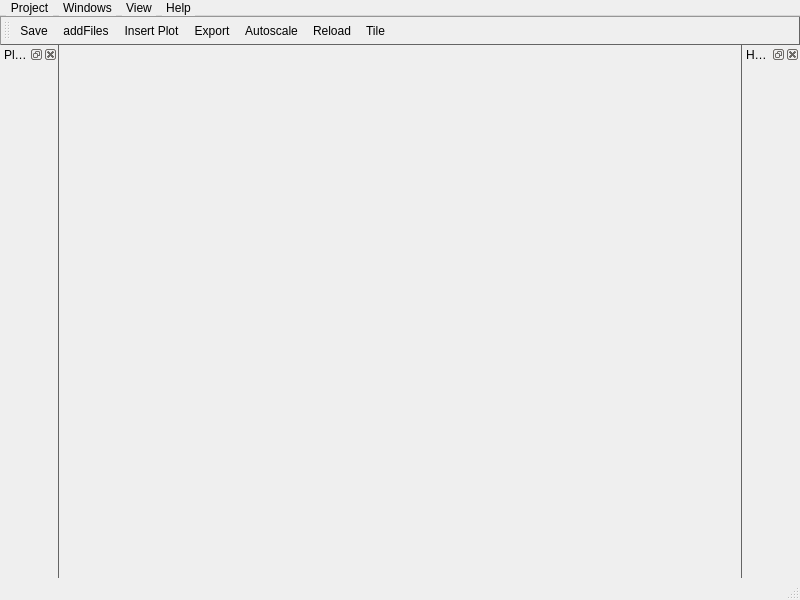
<?xml version="1.0" encoding="UTF-8"?>
<ui version="4.0">
 <class>MainWindow</class>
 <widget class="QMainWindow" name="MainWindow">
  <property name="geometry">
   <rect>
    <x>0</x>
    <y>0</y>
    <width>800</width>
    <height>600</height>
   </rect>
  </property>
  <property name="windowTitle">
   <string>Rragraph</string>
  </property>
  <property name="windowIcon">
   <iconset resource="res.qrc">
    <normaloff>:/res/icon.ico</normaloff>:/res/icon.ico</iconset>
  </property>
  <property name="styleSheet">
   <string notr="true"> QMainWindow::separator {
     background: rgb(100, 100, 100);
     width: 1px; /* when vertical */
     height: 1px; /* when horizontal */
 }

 QMainWindow::separator:hover {
     background: red;
 }</string>
  </property>
  <widget class="QWidget" name="centralwidget">
   <layout class="QVBoxLayout" name="verticalLayout">
    <property name="spacing">
     <number>3</number>
    </property>
    <property name="leftMargin">
     <number>3</number>
    </property>
    <property name="topMargin">
     <number>3</number>
    </property>
    <property name="rightMargin">
     <number>3</number>
    </property>
    <property name="bottomMargin">
     <number>3</number>
    </property>
   </layout>
  </widget>
  <widget class="QMenuBar" name="menubar">
   <property name="geometry">
    <rect>
     <x>0</x>
     <y>0</y>
     <width>800</width>
     <height>16</height>
    </rect>
   </property>
   <property name="styleSheet">
    <string notr="true">QMenu {
    background-color: white;
    margin: 1px; /* some spacing around the menu */
}

QMenu::item {
    padding: 2px 25px 2px 20px;
    border: 1px solid transparent; /* reserve space for selection border */
}

QMenu::item:selected {
    border-color: #555555;
}

QMenu::icon:checked { /* appearance of a 'checked' icon */
    background: gray;
    border: 1px inset gray;
    position: absolute;
    top: 1px;
    right: 1px;
    bottom: 1px;
    left: 1px;
}

QMenu::separator {
    height: 2px;
    background: darkgray;
    margin-left: 10px;
    margin-right: 5px;
}

QMenu::indicator {
    width: 13px;
    height: 13px;
}
QMenuBar {
background: qlineargradient(
    x1: 0, y1: 0, x2: 0, y2: 1,
    stop: 0      #777777, 
	stop: 0.25 #999999,
    stop: 0.5   #aaaaaa, 
    stop: 0.75 #cccccc, 
    stop: 1.0    #dddddd
);
color:black;
}

QMenuBar::item {
    spacing: 3px; /* spacing between menu bar items */
    padding: 1px 4px;
background: transparent;
    border-radius: 2px;
}

QMenuBar::item:selected { /* when selected using mouse or keyboard */
color: white;
}

</string>
   </property>
   <widget class="QMenu" name="menuProject">
    <property name="title">
     <string>Project</string>
    </property>
   </widget>
   <widget class="QMenu" name="menuWindows">
    <property name="title">
     <string>View</string>
    </property>
    <widget class="QMenu" name="menuTileBehavior">
     <property name="title">
      <string>Tile behavior</string>
     </property>
    </widget>
    <widget class="QMenu" name="menuLanguages">
     <property name="title">
      <string>Languages</string>
     </property>
    </widget>
    <addaction name="actionShowProjectsToolBar"/>
    <addaction name="actionShowPlotSettings"/>
    <addaction name="actionShowHeaders"/>
    <addaction name="actionShowExitDialog"/>
    <addaction name="menuTileBehavior"/>
    <addaction name="menuLanguages"/>
   </widget>
   <widget class="QMenu" name="menuWindows_2">
    <property name="title">
     <string>Windows</string>
    </property>
    <addaction name="actionInsertPlot"/>
    <addaction name="actionCloseAllWindows"/>
    <addaction name="actionTile"/>
    <addaction name="actionCascade"/>
    <addaction name="separator"/>
    <addaction name="actionPngExport"/>
    <addaction name="actionPrint"/>
    <addaction name="actionAutoScale"/>
   </widget>
   <widget class="QMenu" name="menuHelp">
    <property name="title">
     <string>Help</string>
    </property>
    <addaction name="actionAbout"/>
   </widget>
   <addaction name="menuProject"/>
   <addaction name="menuWindows_2"/>
   <addaction name="menuWindows"/>
   <addaction name="menuHelp"/>
  </widget>
  <widget class="QToolBar" name="projectsToolBar">
   <property name="windowTitle">
    <string>Project's operations</string>
   </property>
   <property name="styleSheet">
    <string notr="true">QToolBar
{
     border: 1px outset rgb(100, 100, 100)
}</string>
   </property>
   <attribute name="toolBarArea">
    <enum>TopToolBarArea</enum>
   </attribute>
   <attribute name="toolBarBreak">
    <bool>false</bool>
   </attribute>
   <addaction name="actionSave"/>
   <addaction name="actionAddFiles"/>
   <addaction name="actionInsertPlot"/>
   <addaction name="actionPngExport"/>
   <addaction name="actionAutoScale"/>
   <addaction name="actionReload"/>
   <addaction name="actionTile"/>
  </widget>
  <widget class="QDockWidget" name="plotSettings">
   <property name="styleSheet">
    <string notr="true"/>
   </property>
   <property name="allowedAreas">
    <set>Qt::LeftDockWidgetArea|Qt::RightDockWidgetArea</set>
   </property>
   <property name="windowTitle">
    <string>Plot settings</string>
   </property>
   <attribute name="dockWidgetArea">
    <number>1</number>
   </attribute>
   <widget class="QWidget" name="dockWidgetContents_2">
    <layout class="QVBoxLayout" name="verticalLayout_2">
     <property name="spacing">
      <number>0</number>
     </property>
     <property name="leftMargin">
      <number>0</number>
     </property>
     <property name="topMargin">
      <number>0</number>
     </property>
     <property name="rightMargin">
      <number>0</number>
     </property>
     <property name="bottomMargin">
      <number>0</number>
     </property>
    </layout>
   </widget>
  </widget>
  <widget class="QDockWidget" name="headers">
   <property name="enabled">
    <bool>true</bool>
   </property>
   <property name="floating">
    <bool>false</bool>
   </property>
   <property name="features">
    <set>QDockWidget::AllDockWidgetFeatures</set>
   </property>
   <property name="allowedAreas">
    <set>Qt::LeftDockWidgetArea|Qt::RightDockWidgetArea</set>
   </property>
   <property name="windowTitle">
    <string>Headers</string>
   </property>
   <attribute name="dockWidgetArea">
    <number>2</number>
   </attribute>
   <widget class="QWidget" name="dockWidgetContents"/>
  </widget>
  <widget class="QStatusBar" name="statusBar"/>
  <action name="actionAddFiles">
   <property name="icon">
    <iconset resource="res.qrc">
     <normaloff>:/res/addFiles.png</normaloff>:/res/addFiles.png</iconset>
   </property>
   <property name="text">
    <string>addFiles</string>
   </property>
   <property name="toolTip">
    <string>If you want to add some raw files to your projects then you have to click this button.</string>
   </property>
   <property name="statusTip">
    <string>If you want to add some raw files to your projects then you have to click this button.</string>
   </property>
   <property name="whatsThis">
    <string>If you want to add some raw files to your projects then you have to click this button.</string>
   </property>
  </action>
  <action name="actionShowProjectsToolBar">
   <property name="checkable">
    <bool>true</bool>
   </property>
   <property name="checked">
    <bool>true</bool>
   </property>
   <property name="text">
    <string>Show projects tool bar</string>
   </property>
   <property name="toolTip">
    <string>Show projects tool bar.</string>
   </property>
   <property name="statusTip">
    <string>Show projects tool bar.</string>
   </property>
   <property name="whatsThis">
    <string>Show projects tool bar.</string>
   </property>
  </action>
  <action name="actionInsertPlot">
   <property name="icon">
    <iconset resource="res.qrc">
     <normaloff>:/res/addPlot.png</normaloff>:/res/addPlot.png</iconset>
   </property>
   <property name="text">
    <string>Insert Plot</string>
   </property>
   <property name="toolTip">
    <string>Insert new plot.</string>
   </property>
   <property name="statusTip">
    <string>Insert new plot.</string>
   </property>
   <property name="whatsThis">
    <string>Insert new plot.</string>
   </property>
  </action>
  <action name="actionCloseAllWindows">
   <property name="text">
    <string>Close all plots</string>
   </property>
   <property name="toolTip">
    <string>Close all plots.</string>
   </property>
   <property name="statusTip">
    <string>Close all plots.</string>
   </property>
   <property name="whatsThis">
    <string>Close all plots.</string>
   </property>
  </action>
  <action name="actionTile">
   <property name="icon">
    <iconset resource="res.qrc">
     <normaloff>:/res/rearrange.png</normaloff>:/res/rearrange.png</iconset>
   </property>
   <property name="text">
    <string>Tile</string>
   </property>
   <property name="toolTip">
    <string>Tile all plots.</string>
   </property>
   <property name="statusTip">
    <string>Tile all plots.</string>
   </property>
   <property name="whatsThis">
    <string>Tile all plots.</string>
   </property>
  </action>
  <action name="actionCascade">
   <property name="text">
    <string>Cascade</string>
   </property>
   <property name="toolTip">
    <string>Cascade all plots.</string>
   </property>
   <property name="statusTip">
    <string>Cascade all plots.</string>
   </property>
   <property name="whatsThis">
    <string>Cascade all plots.</string>
   </property>
  </action>
  <action name="actionShowPlotSettings">
   <property name="checkable">
    <bool>true</bool>
   </property>
   <property name="checked">
    <bool>true</bool>
   </property>
   <property name="text">
    <string>Show plot' settings</string>
   </property>
   <property name="toolTip">
    <string>Show plot' settings.</string>
   </property>
   <property name="statusTip">
    <string>Show plot' settings.</string>
   </property>
   <property name="whatsThis">
    <string>Show plot' settings.</string>
   </property>
  </action>
  <action name="actionShowHeaders">
   <property name="checkable">
    <bool>true</bool>
   </property>
   <property name="text">
    <string>Show headers</string>
   </property>
   <property name="toolTip">
    <string>Show headers.</string>
   </property>
   <property name="statusTip">
    <string>Show headers.</string>
   </property>
   <property name="whatsThis">
    <string>Show headers.</string>
   </property>
  </action>
  <action name="actionPngExport">
   <property name="icon">
    <iconset resource="res.qrc">
     <normaloff>:/res/pngExport.png</normaloff>:/res/pngExport.png</iconset>
   </property>
   <property name="text">
    <string>Export</string>
   </property>
   <property name="toolTip">
    <string>Export all plots to PNG images.</string>
   </property>
   <property name="statusTip">
    <string>Export all plots to PNG images.</string>
   </property>
   <property name="whatsThis">
    <string>Export all plots to PNG images.</string>
   </property>
  </action>
  <action name="actionPrint">
   <property name="text">
    <string>Print</string>
   </property>
   <property name="toolTip">
    <string>Print all plots.</string>
   </property>
   <property name="statusTip">
    <string>Print all plots.</string>
   </property>
   <property name="whatsThis">
    <string>Print all plots.</string>
   </property>
  </action>
  <action name="actionAutoScale">
   <property name="icon">
    <iconset resource="res.qrc">
     <normaloff>:/res/autoscale.png</normaloff>:/res/autoscale.png</iconset>
   </property>
   <property name="text">
    <string>Autoscale</string>
   </property>
   <property name="toolTip">
    <string>Autoscale all plots.</string>
   </property>
   <property name="statusTip">
    <string>Autoscale all plots.</string>
   </property>
   <property name="whatsThis">
    <string>Autoscale all plots.</string>
   </property>
  </action>
  <action name="actionLoad">
   <property name="text">
    <string>Load</string>
   </property>
   <property name="toolTip">
    <string>Load a project.</string>
   </property>
   <property name="statusTip">
    <string>Load a project.</string>
   </property>
   <property name="whatsThis">
    <string>Load a project.</string>
   </property>
   <property name="shortcut">
    <string>Ctrl+L</string>
   </property>
  </action>
  <action name="actionReload">
   <property name="icon">
    <iconset resource="res.qrc">
     <normaloff>:/res/reload.png</normaloff>:/res/reload.png</iconset>
   </property>
   <property name="text">
    <string>Reload</string>
   </property>
   <property name="toolTip">
    <string>Reload the project.</string>
   </property>
   <property name="statusTip">
    <string>Reload the project.</string>
   </property>
   <property name="whatsThis">
    <string>Reload the project.</string>
   </property>
  </action>
  <action name="actionSave">
   <property name="icon">
    <iconset resource="res.qrc">
     <normaloff>:/res/save.png</normaloff>:/res/save.png</iconset>
   </property>
   <property name="text">
    <string>Save</string>
   </property>
   <property name="toolTip">
    <string>Save this project.</string>
   </property>
   <property name="statusTip">
    <string>Save this project.</string>
   </property>
   <property name="whatsThis">
    <string>Save this project.</string>
   </property>
  </action>
  <action name="actionSaveAs">
   <property name="text">
    <string>Save as</string>
   </property>
   <property name="toolTip">
    <string>Save this project as...</string>
   </property>
   <property name="statusTip">
    <string>Save this project as...</string>
   </property>
   <property name="whatsThis">
    <string>Save this project as...</string>
   </property>
  </action>
  <action name="actionCloseProject">
   <property name="text">
    <string>Close project</string>
   </property>
   <property name="toolTip">
    <string>Close all loaded files and windows.</string>
   </property>
   <property name="statusTip">
    <string>Close all loaded files and windows.</string>
   </property>
   <property name="whatsThis">
    <string>Close all loaded files and windows.</string>
   </property>
  </action>
  <action name="actionGridHorizontal">
   <property name="checkable">
    <bool>true</bool>
   </property>
   <property name="checked">
    <bool>true</bool>
   </property>
   <property name="text">
    <string>Grid (horizontal behavior)</string>
   </property>
   <property name="toolTip">
    <string>Rearrange all windows as grid with vertical behavior.</string>
   </property>
   <property name="statusTip">
    <string>Rearrange all windows as grid with vertical behavior.</string>
   </property>
   <property name="whatsThis">
    <string>Rearrange all windows as grid with vertical behavior.</string>
   </property>
  </action>
  <action name="actionVerticalStraight">
   <property name="checkable">
    <bool>true</bool>
   </property>
   <property name="text">
    <string>One column</string>
   </property>
   <property name="toolTip">
    <string>Rearrange all windows as one column. Last window will be at he top.</string>
   </property>
   <property name="statusTip">
    <string>Rearrange all windows as one column. Last window will be at he top.</string>
   </property>
   <property name="whatsThis">
    <string>Rearrange all windows as one column. Last window will be at he top.</string>
   </property>
  </action>
  <action name="actionVerticalReverse">
   <property name="checkable">
    <bool>true</bool>
   </property>
   <property name="text">
    <string>One column reverse</string>
   </property>
   <property name="toolTip">
    <string>Rearrange all windows as one column. Last window will be at he bottom.</string>
   </property>
   <property name="statusTip">
    <string>Rearrange all windows as one column. Last window will be at he bottom.</string>
   </property>
   <property name="whatsThis">
    <string>Rearrange all windows as one column. Last window will be at he bottom.</string>
   </property>
  </action>
  <action name="actionAbout">
   <property name="text">
    <string>About</string>
   </property>
  </action>
  <action name="actionCopyProjectFile">
   <property name="text">
    <string>Copy one to an other place</string>
   </property>
   <property name="toolTip">
    <string>Copy the project file to an other place.</string>
   </property>
   <property name="statusTip">
    <string>Copy the project file to an other place.</string>
   </property>
   <property name="whatsThis">
    <string>Copy the project file to an other place.</string>
   </property>
  </action>
  <action name="actionShowExitDialog">
   <property name="checkable">
    <bool>true</bool>
   </property>
   <property name="text">
    <string>Show exit dialog</string>
   </property>
  </action>
 </widget>
 <resources>
  <include location="res.qrc"/>
 </resources>
 <connections>
  <connection>
   <sender>actionShowProjectsToolBar</sender>
   <signal>triggered(bool)</signal>
   <receiver>projectsToolBar</receiver>
   <slot>setVisible(bool)</slot>
   <hints>
    <hint type="sourcelabel">
     <x>-1</x>
     <y>-1</y>
    </hint>
    <hint type="destinationlabel">
     <x>399</x>
     <y>36</y>
    </hint>
   </hints>
  </connection>
  <connection>
   <sender>projectsToolBar</sender>
   <signal>visibilityChanged(bool)</signal>
   <receiver>actionShowProjectsToolBar</receiver>
   <slot>setChecked(bool)</slot>
   <hints>
    <hint type="sourcelabel">
     <x>399</x>
     <y>36</y>
    </hint>
    <hint type="destinationlabel">
     <x>-1</x>
     <y>-1</y>
    </hint>
   </hints>
  </connection>
  <connection>
   <sender>plotSettings</sender>
   <signal>visibilityChanged(bool)</signal>
   <receiver>actionShowPlotSettings</receiver>
   <slot>setChecked(bool)</slot>
   <hints>
    <hint type="sourcelabel">
     <x>28</x>
     <y>579</y>
    </hint>
    <hint type="destinationlabel">
     <x>-1</x>
     <y>-1</y>
    </hint>
   </hints>
  </connection>
  <connection>
   <sender>actionShowPlotSettings</sender>
   <signal>toggled(bool)</signal>
   <receiver>plotSettings</receiver>
   <slot>setVisible(bool)</slot>
   <hints>
    <hint type="sourcelabel">
     <x>-1</x>
     <y>-1</y>
    </hint>
    <hint type="destinationlabel">
     <x>28</x>
     <y>579</y>
    </hint>
   </hints>
  </connection>
  <connection>
   <sender>actionShowHeaders</sender>
   <signal>triggered(bool)</signal>
   <receiver>headers</receiver>
   <slot>setVisible(bool)</slot>
   <hints>
    <hint type="sourcelabel">
     <x>-1</x>
     <y>-1</y>
    </hint>
    <hint type="destinationlabel">
     <x>770</x>
     <y>327</y>
    </hint>
   </hints>
  </connection>
  <connection>
   <sender>headers</sender>
   <signal>visibilityChanged(bool)</signal>
   <receiver>actionShowHeaders</receiver>
   <slot>setChecked(bool)</slot>
   <hints>
    <hint type="sourcelabel">
     <x>770</x>
     <y>327</y>
    </hint>
    <hint type="destinationlabel">
     <x>-1</x>
     <y>-1</y>
    </hint>
   </hints>
  </connection>
 </connections>
</ui>
